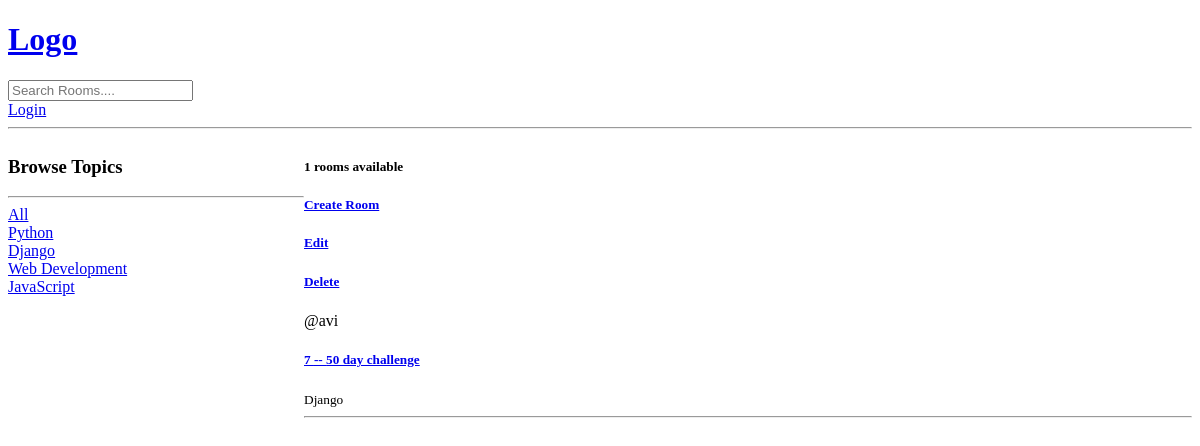
Before: /?q=Django with the older database file.
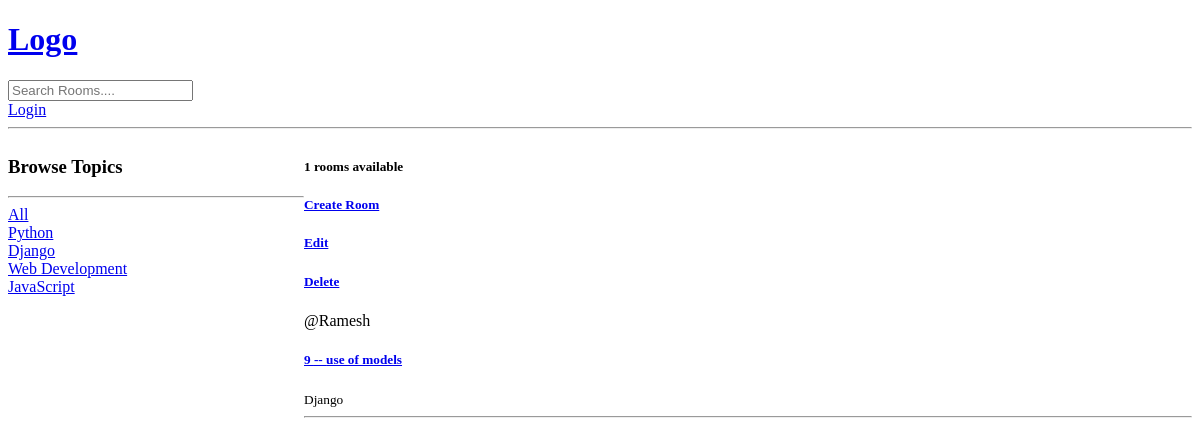
After: the same page with the newer database file.
### base/models.py (models this page shows, shortened)
class Topic(models.Model):
    name = models.CharField(max_length=200)

class Room(models.Model):
    host = models.ForeignKey(User, on_delete=models.SET_NULL, null=True)
    topic = models.ForeignKey(Topic, on_delete=models.SET_NULL, null=True)
    name = models.CharField(max_length=200)
    description = models.TextField(null=True, blank=True)
    updated = models.DateTimeField(auto_now=True)
    created = models.DateTimeField(auto_now_add=True)
    class Meta:
        ordering = ["-updated", "-created" ]

### base/views.py (the view)
# urls.py: path("", views.home, name="home"),
def home(request):
    q = request.GET.get("q") if request.GET.get("q") != None else ""
    rooms = Room.objects.filter(
        Q(topic__name__icontains=q) | Q(name__icontains=q) | Q(description__icontains=q)
    )
    room_count = rooms.count()
    topics = Topic.objects.all()
    context = {"room": rooms, "topics": topics, "room_count": room_count}
    return render(request, "base/home.html", context)

### base/templates/base/home.html (shortened to what this page needs)
{% extends 'main.html' %} {% block content %}
<div class="home-container">
  <div>
    <h3>Browse Topics</h3>
    <hr>
    <div>
      <a href="{% url 'home' %} ">All</a>
    </div>
    {% for topic in topics %}
      <div>
        <a href="{% url 'home' %}?q={{topic.name}}">{{topic.name}}</a>
      </div>
    {% endfor %}
  </div>
  <div>
    <h5>{{room_count}} rooms available</h5>
    <h5><a href="{% url 'create-room' %}">Create Room</a></h5>
    <div>
      {% for r in room %}
      <div>
        <h5><a href="{% url 'update-room' r.id %}">Edit</a></h5>
        <h5><a href="{% url 'delete-room' r.id %}">Delete</a></h5>
        <span>@{{r.host.username}}</span>
        <h5><a href="{% url 'room_number' r.id %}">{{r.id}} -- {{r.name}}</h5></a>
        <small>{{r.topic.name}}</small>
        <hr>
      </div>
      {% endfor %}
    </div>
  </div>
</div>
{% endblock content %}

Changed rows visible on the page:
no longer on this page (row edited): Room: host.username "avi", id "7", name "50 day challenge", topic.name "Django"
added Room: host.username "Ramesh", id "9", name "use of models", topic.name "Django"
